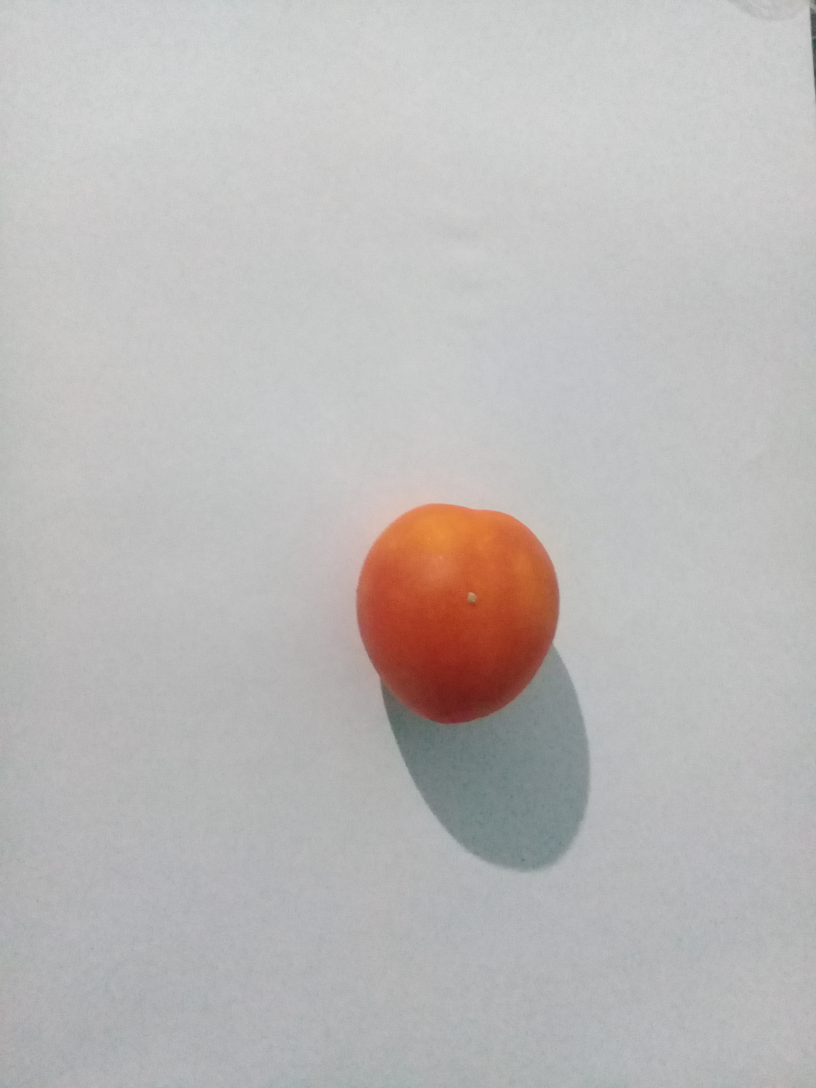
#> input picture img/B.jpg, 2448 x 3264 px, found by its file name (shown at 1/3 size)
$ python edgemask.py
#> lines starting #> are read from the running program, lines starting #| are printed output that depends on the picture; after the words box and inside, x2 and y2 are one past the last pixel; in counts of white or black regions, pixels touching at a corner belong together
#> further down, image is the input picture: shape (3264, 2448, 3); mean B, G, R 184.2, 185.2, 188.1
from __future__ import division
import cv2
#to show the image
from matplotlib import pyplot as plt
import numpy as np
from math import cos, sin

green = (0, 255, 0)

def show(image):
    # Figure size in inches
    plt.figure(figsize=(10, 10))

    # Show image, with nearest neighbour interpolation
    plt.imshow(image, interpolation='nearest')

def overlay_mask(mask, image):
	#make the mask rgb
    rgb_mask = cv2.cvtColor(mask, cv2.COLOR_GRAY2RGB)
    #calculates the weightes sum of two arrays. in our case image arrays
    #input, how much to weight each.
    #optional depth value set to 0 no need
    img = cv2.addWeighted(rgb_mask, 0.5, image, 0.5, 0)
    return img

def find_biggest_contour(image):
    # Copy
    image = image.copy()
    #input, gives all the contours, contour approximation compresses horizontal,
    #vertical, and diagonal segments and leaves only their end points. For example,
    #an up-right rectangular contour is encoded with 4 points.
    #Optional output vector, containing information about the image topology.
    #It has as many elements as the number of contours.
    #we dont need it
    contours, hierarchy = cv2.findContours(image, cv2.RETR_LIST, cv2.CHAIN_APPROX_SIMPLE)

    # Isolate largest contour
    contour_sizes = [(cv2.contourArea(contour), contour) for contour in contours]
    biggest_contour = max(contour_sizes, key=lambda x: x[0])[1]

    mask = np.zeros(image.shape, np.uint8)
    cv2.drawContours(mask, [biggest_contour], -1, 255, -1)
    return biggest_contour, mask

def circle_contour(image, contour):
    # Bounding ellipse
    image_with_ellipse = image.copy()
    #easy function
    ellipse = cv2.fitEllipse(contour)
    #add it
    cv2.ellipse(image_with_ellipse, ellipse, green, 2, cv2.LINE_AA)
    return image_with_ellipse

def find_strawberry(image):
    #RGB stands for Red Green Blue. Most often, an RGB color is stored
    #in a structure or unsigned integer with Blue occupying the least
    #significant “area” (a byte in 32-bit and 24-bit formats), Green the
    #second least, and Red the third least. BGR is the same, except the
    #order of areas is reversed. Red occupies the least significant area,
    # Green the second (still), and Blue the third.
    # we'll be manipulating pixels directly
    #most compatible for the transofrmations we're about to do
    image = cv2.cvtColor(image, cv2.COLOR_BGR2RGB)

    # Make a consistent size
    #get largest dimension
    max_dimension = max(image.shape)
#> max_dimension = 3264
    #The maximum window size is 700 by 660 pixels. make it fit in that
    scale = 700/max_dimension
#> scale = 0.214
    #resize it. same width and hieght none since output is 'image'.
    image = cv2.resize(image, None, fx=scale, fy=scale)
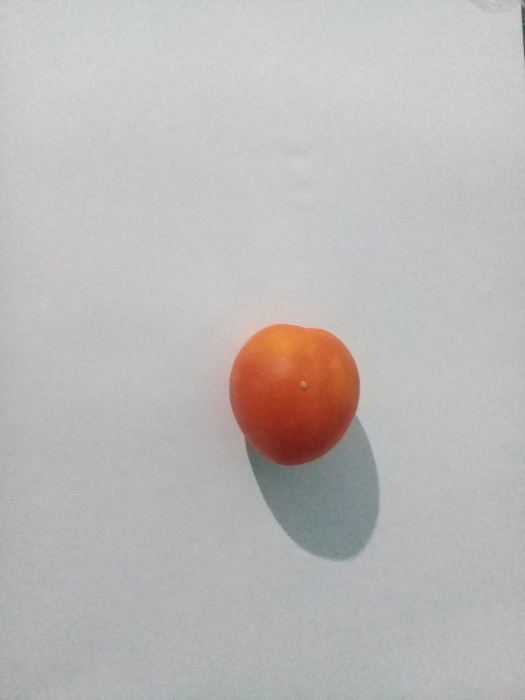
#> image: shape (700, 525, 3); mean R, G, B 188, 185.1, 184.1

    #we want to eliminate noise from our image. clean. smooth colors without
    #dots
    # Blurs an image using a Gaussian filter. input, kernel size, how much to filter, empty)
    image_blur = cv2.GaussianBlur(image, (7, 7), 0)
    #t unlike RGB, HSV separates luma, or the image intensity, from
    # chroma or the color information.
    #just want to focus on color, segmentation
    image_blur_hsv = cv2.cvtColor(image_blur, cv2.COLOR_RGB2HSV)
#> image_blur_hsv: shape (700, 525, 3); mean H, S, V 65.9, 10.3, 189.6

    # Filter by colour
    # 0-10 hue
    #minimum red amount, max red amount
    min_red = np.array([0, 100, 80])
    max_red = np.array([10, 256, 256])
    #layer
    mask1 = cv2.inRange(image_blur_hsv, min_red, max_red)
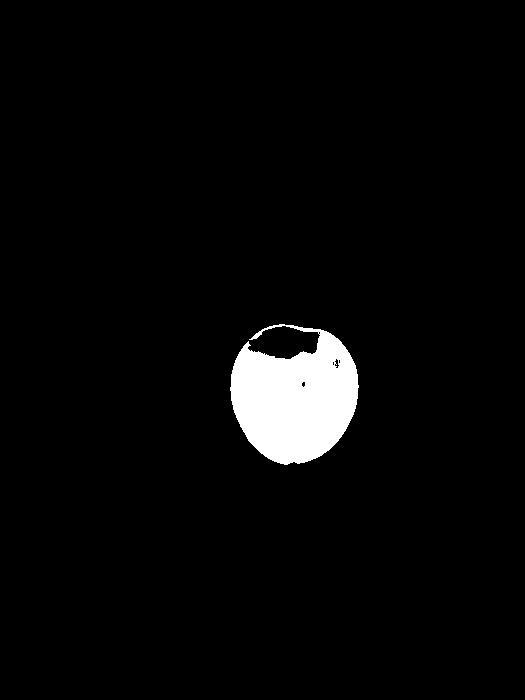
#> mask1: shape (700, 525); 3.4% white; 1 white region, box (x1, y1, x2, y2) and area: (230, 324, 359, 465) 12453

    #birghtness of a color is hue
    # 170-180 hue
    min_red2 = np.array([170, 100, 80])
    max_red2 = np.array([180, 256, 256])
    mask2 = cv2.inRange(image_blur_hsv, min_red2, max_red2)
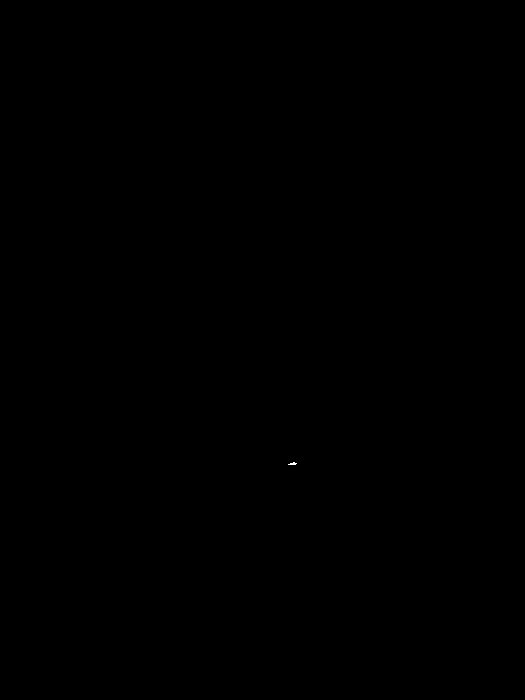
#> mask2: shape (700, 525); 0% white in thin lines or dots, all inside (x1, y1, x2, y2) = (288, 462, 297, 465)

    #looking for what is in both ranges
    # Combine masks
    mask = mask1 + mask2
#> mask: shape (700, 525); 3.4% white; 1 white region, box (x1, y1, x2, y2) and area: (230, 324, 359, 465) 12470

    # Clean up
    #we want to circle our strawberry so we'll circle it with an ellipse
    #with a shape of 15x15
    kernel = cv2.getStructuringElement(cv2.MORPH_ELLIPSE, (15, 15))
    #morph the image. closing operation Dilation followed by Erosion.
    #It is useful in closing small holes inside the foreground objects,
    #or small black points on the object.
    mask_closed = cv2.morphologyEx(mask, cv2.MORPH_CLOSE, kernel)
#> mask_closed: shape (700, 525); 3.4% white; 1 white region, box (x1, y1, x2, y2) and area: (230, 324, 359, 465) 12623
    #erosion followed by dilation. It is useful in removing noise
    mask_clean = cv2.morphologyEx(mask_closed, cv2.MORPH_OPEN, kernel)
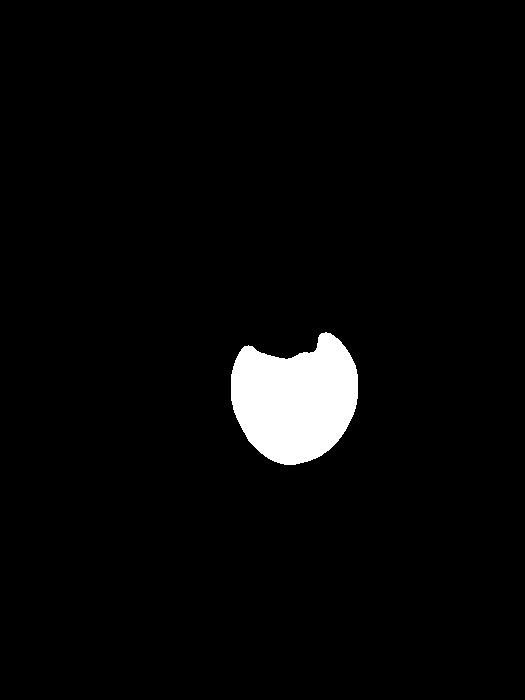
#> mask_clean: shape (700, 525); 3.3% white; 1 white region

    # Find biggest strawberry
    #get back list of segmented strawberries and an outline for the biggest one
    big_strawberry_contour, mask_strawberries = find_biggest_contour(mask_clean)
#> in find_biggest_contour, `contours, hierarchy = cv2.findContours(image, cv2.RETR_LIST, cv2.CHAIN..`: contours = 1 contour; box (x1, y1, x2, y2) and area: (231, 332, 358, 465) 12098
#> in find_biggest_contour, `contour_sizes = [(cv2.contourArea(contour), contour) for contour in co..`: contour_sizes = 1 item
#> in find_biggest_contour, `biggest_contour = max(contour_sizes, key=lambda x: x[0])[1]`: biggest_contour = contour of 203 points, box (x1, y1, x2, y2) (231, 332, 358, 465), area 12098
#> big_strawberry_contour has the same summary as biggest_contour in find_biggest_contour

    # Overlay cleaned mask on image
    # overlay mask on image, strawberry now segmented
    overlay = overlay_mask(mask_clean, image)
#> in overlay_mask, `rgb_mask = cv2.cvtColor(mask, cv2.COLOR_GRAY2RGB)`: rgb_mask: shape (700, 525, 3); 3.3% white; 1 white region, box (x1, y1, x2, y2) and area: (231, 332, 358, 465) 12294
#> in overlay_mask, `img = cv2.addWeighted(rgb_mask, 0.5, image, 0.5, 0)`:
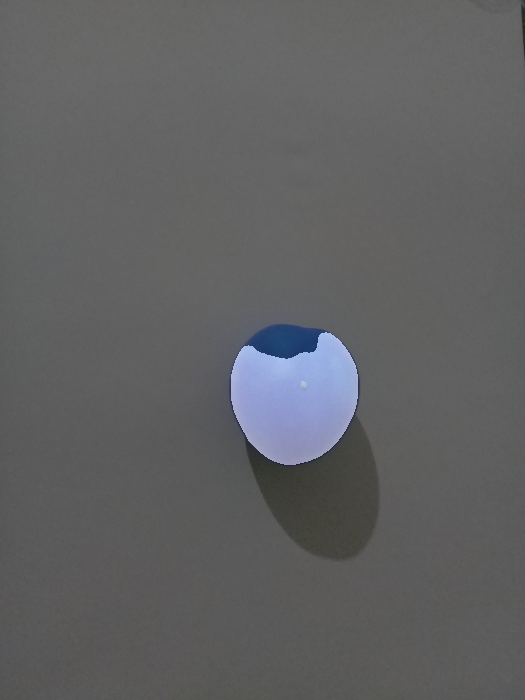
#> img: shape (700, 525, 3); mean B, G, R 98.2, 96.8, 96.3

    # Circle biggest strawberry
    #circle the biggest one
    #circled = circle_contour(overlay, big_strawberry_contour)
    #show(circled)

    #we're done, convert back to original color scheme
    bgr = cv2.cvtColor(overlay, cv2.COLOR_RGB2BGR)

    return bgr

#read the image
image = cv2.imread('..\Hackathon\B.jpg')
#detect it
result = find_strawberry(image)
#write the new image
cv2.imwrite('res1.jpg', result)
cv2.imshow("Result", result)
cv2.waitKey()
